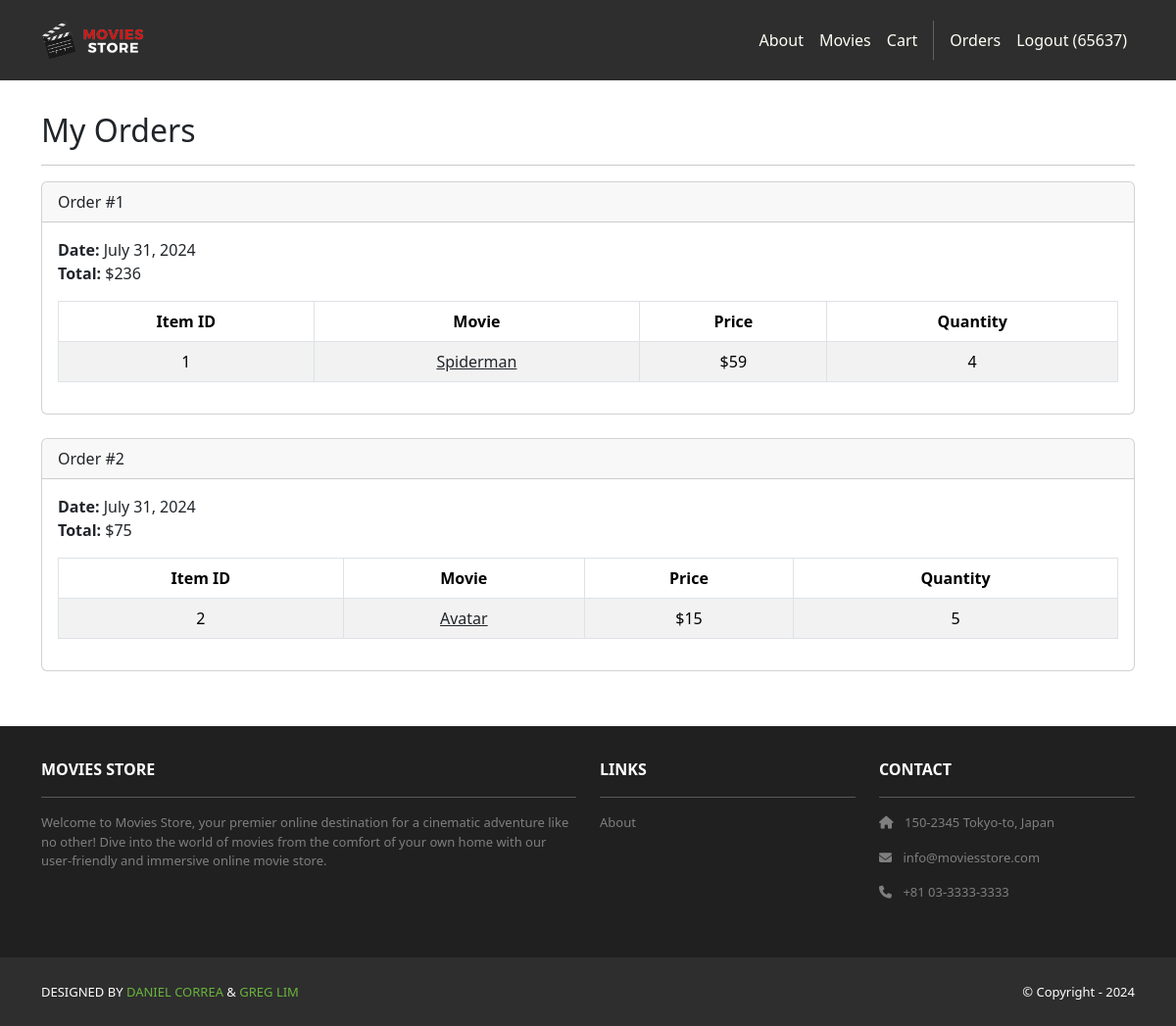
The page /accounts/orders/ (signed in) on the database its author committed.
### cart/models.py (models this page shows, shortened)
class Order(models.Model):
    id = models.AutoField(primary_key=True)
    total = models.IntegerField()
    date = models.DateField(auto_now_add=True)
    user = models.ForeignKey(User, on_delete=models.CASCADE)

class Item(models.Model):
    id = models.AutoField(primary_key=True)
    price = models.IntegerField()
    quantity = models.IntegerField()
    order = models.ForeignKey(Order, on_delete=models.CASCADE)
    movie = models.ForeignKey(Movie, on_delete=models.CASCADE)

### movies/models.py (models this page shows, shortened)
class Movie(models.Model):
    id = models.AutoField(primary_key=True)
    name = models.CharField(max_length=255)
    price = models.IntegerField()
    description = models.TextField()
    image = models.ImageField(upload_to="movie_images/")

### accounts/views.py (the view)
# urls.py: path("orders/", views.orders, name = "accounts.orders")
@login_required
def orders(request):
    template_data = {}
    template_data["title"] = "Orders"
    template_data["orders"] = request.user.order_set.all()
    return render(request, "accounts/orders.html", {"template_data":template_data})

### accounts/templates/accounts/orders.html
{% extends 'base.html' %}
{% block content %}
<div class="p-3">
  <div class="container">
    <div class="row mt-3">
      <div class="col mx-auto mb-3">
        <h2>My Orders</h2>
        <hr />
        {% for order in template_data.orders %}
        <div class="card mb-4">
          <div class="card-header">
            Order #{{ order.id }}
          </div>
          <div class="card-body">
            <b>Date:</b> {{ order.date }}<br />
            <b>Total:</b> ${{ order.total }}<br />
            <table class="table table-bordered table-striped text-center mt-3">
              <thead>
                <tr>
                  <th scope="col">Item ID</th>
                  <th scope="col">Movie</th>
                  <th scope="col">Price</th>
                  <th scope="col">Quantity</th>
                </tr>
              </thead>
              <tbody>
                {% for item in order.item_set.all %}
                <tr>
                  <td>{{ item.movie.id }}</td>
                  <td>
                    <a class="link-dark" href="{% url 'movies.show' id=item.movie.id %}">
                      {{ item.movie.name }}
                    </a>
                  </td>
                  <td>${{ item.movie.price }}</td>
                  <td>{{ item.quantity }}</td>
                </tr>
                {% endfor %}
              </tbody>
            </table>
          </div>
        </div>
        {% endfor %}
      </div>
    </div>
  </div>
</div>
{% endblock content %}

### moviesstore/templates/base.html (shortened to what this page needs)
<!DOCTYPE html>
<html>
    {% load static %}
    <head>
        <link href="https://cdn.jsdelivr.net/npm/bootstrap@5.3.3/dist/css/bootstrap.min.css" rel="stylesheet">
        <link rel="stylesheet" href="https://cdnjs.cloudflare.com/ajax/libs/font-awesome/6.1.1/css/all.min.css">
        <link rel="stylesheet" type="text/css" href="{% static 'css/style.css' %}">
    </head>
    <body>
        <nav class="p-3 navbar navbar-dark bg-dark navbar-expand-lg">
            <div class="container">
              <a class="navbar-brand" href="{% url 'home.index' %}">
                <img src="{% static 'img/logo.png' %}" alt="logo" height="40" />
              </a>
              <div class="collapse navbar-collapse" id="navbarNavAltMarkup">
                <div class="navbar-nav ms-auto navbar-ml">
                  <a class="nav-link" href="{% url "home.about" %}">About</a>
                  <a class="nav-link" href="{% url "movies.index" %}">Movies</a>
                  <a class="nav-link" href="{% url 'cart.index' %}">Cart</a>
                  {% if user.is_authenticated %}
                  <a class="nav-link" href="{% url 'accounts.orders' %}">Orders</a>
                  <a class="nav-link" href="{% url 'accounts.logout' %}">Logout ({{ user.username }})</a>
                  {% else %}
                  <a class="nav-link" href="{% url "accounts.signup" %}">Sign Up</a>
                  <a class="nav-link" href="{% url 'accounts.login' %}">Login</a>
                  {% endif %}
                </div>
              </div>
            </div>
          </nav>
        <div>
        {% block content %}
        {% endblock content %}
        </div>
        <section class="p-3 ms-footer d-none d-md-block">
            <div class="container">
              <div class="row mt-3 text-white">
                <div class="col-md-6 col-lg-6 col-xl-6 mx-auto mb-4">
                  <b>MOVIES STORE</b>
                  <hr />
                  <p>Welcome to Movies Store, your premier online destination for a cinematic
                    adventure like no other! Dive into the world of movies from the comfort of your own home with our user-friendly
                    and immersive online movie store.</p>
                </div>
                <div class="col-md-3 col-lg-3 col-xl-3 mx-auto mb-4">
                  <b>LINKS</b>
                  <hr />
                  <p><a class="nav-link" href="{% url 'home.about' %}">About</a></p>
                </div>
                <div class="col-md-3 col-lg-3 col-xl-3 mx-auto mb-4">
                  <b>CONTACT</b>
                  <hr />
                  <p><i class="fas fa-home me-2"></i> 150-2345 Tokyo-to, Japan</p>
                  <p><i class="fas fa-envelope me-2"></i> info@moviesstore.com</p>
                  <p><i class="fas fa-phone me-2"></i> +81 03-3333-3333</p>
                </div>
              </div>
            </div>
          </section>
          <section class="p-3 ms-footer-bottom bg-dark">
            <div class="container d-flex justify-content-between">
              <div class="me-5 text-white">
                <span>DESIGNED BY <a href="https://www.x.com/danielgarax" target="_blank">DANIEL CORREA</a> &
                  <a href="https://www.x.com/greglim81" target="_blank">GREG LIM</a>
                </span>
              </div>
              <div class="text-white">
                <span>© Copyright - 2024</span>
              </div>
            </div>
          </section>
    </body>
</html>

### moviesstore/static/css/style.css (style rules this page uses)
.navbar a.nav-link { color: #FFFEF6 !important; }
.bg-dark { background-color: #2E2E2E !important; }
.ms-footer { background-color: #202020; }
.ms-footer p { color: #7F7F7F; font-size: 13px; }
.ms-footer-bottom span { font-size: 13px; line-height: 38px; }
.ms-footer-bottom a { color: #6ab43e; text-decoration: none; }

### rows shown on the page
Order: id "1", date "July 31, 2024", total "236"
Item: movie.id "1", movie.name "Spiderman", movie.price "59", quantity "4"
Order: id "2", date "July 31, 2024", total "75"
Item: movie.id "2", movie.name "Avatar", movie.price "15", quantity "5"

### other values the page prints
{{ user.username }} "65637"
